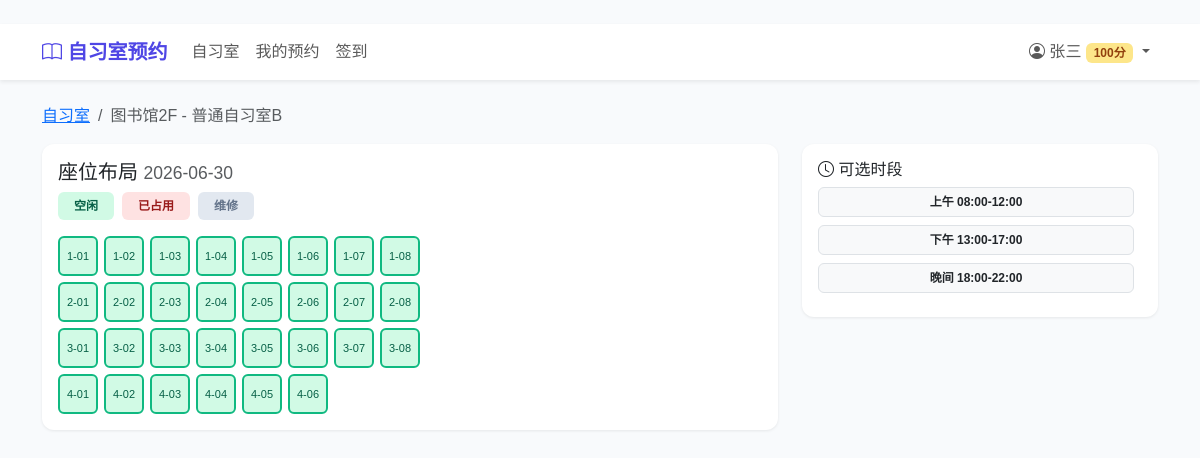
The app's page /rooms/2/ (signed in) with its own data.
### apps/users/models.py (models this page shows, shortened)
class User(AbstractUser):
    ROLE_CHOICES = (
        ("admin", "系统管理员"),
        ("front_desk", "前台管理员"),
        ("student", "学生用户"),
    )
    STATUS_CHOICES = (
        ("active", "正常"),
        ("frozen", "冻结"),
        ("banned", "黑名单"),
        ("deleted", "注销"),
    )
    student_id = models.CharField("学号/工号", max_length=30, unique=True, db_index=True)
    phone = models.CharField("手机号", max_length=20, blank=True, default="")
    college = models.CharField("学院", max_length=100, blank=True, default="")
    major = models.CharField("专业", max_length=100, blank=True, default="")
    grade = models.CharField("年级", max_length=20, blank=True, default="")
    role = models.CharField("角色", max_length=20, choices=ROLE_CHOICES, default="student")
    credit_score = models.IntegerField("信用积分", default=100, db_index=True)
    status = models.CharField("账户状态", max_length=20, choices=STATUS_CHOICES, default="active")
    avatar = models.ImageField("头像", upload_to="avatars/", blank=True)
    class Meta:
        db_table = "bs_user"
        verbose_name = "用户"
        verbose_name_plural = verbose_name
        ordering = ["-date_joined"]

### apps/rooms/models.py (models this page shows, shortened)
class Room(models.Model):
    TYPE_CHOICES = (
        ("silent", "静音区"),
        ("normal", "普通区"),
        ("discussion", "讨论区"),
        ("computer", "电脑区"),
    )
    STATUS_CHOICES = (
        ("open", "开放"),
        ("closed", "关闭"),
        ("maintenance", "维护中"),
    )
    name = models.CharField("自习室名称", max_length=100)
    building = models.CharField("所属建筑", max_length=100)
    floor = models.IntegerField("楼层")
    capacity = models.IntegerField("总座位数", default=0)
    room_type = models.CharField("区域类型", max_length=20, choices=TYPE_CHOICES, default="normal")
    status = models.CharField("状态", max_length=20, choices=STATUS_CHOICES, default="open")
    description = models.TextField("描述", blank=True, default="")
    image = models.ImageField("图片", upload_to="rooms/", blank=True)
    open_time = models.TimeField("每日开放时间", null=True, blank=True)
    close_time = models.TimeField("每日关闭时间", null=True, blank=True)
    created_at = models.DateTimeField("创建时间", auto_now_add=True)
    class Meta:
        db_table = "bs_room"
        verbose_name = "自习室"
        verbose_name_plural = verbose_name
        ordering = ["building", "floor", "name"]

class Seat(models.Model):
    TYPE_CHOICES = (
        ("normal", "普通座"),
        ("power", "带电源座"),
        ("booth", "卡座"),
        ("standing", "站立桌"),
    )
    STATUS_CHOICES = (
        ("available", "可用"),
        ("maintenance", "维修中"),
        ("reserved", "预留"),
    )
    room = models.ForeignKey(Room, on_delete=models.CASCADE, related_name="seats", verbose_name="所属自习室")
    seat_number = models.CharField("座位编号", max_length=20)
    row = models.IntegerField("网格行", default=0)
    col = models.IntegerField("网格列", default=0)
    seat_type = models.CharField("座位类型", max_length=20, choices=TYPE_CHOICES, default="normal")
    tags = models.JSONField("设施标签", default=list, blank=True)
    status = models.CharField("状态", max_length=20, choices=STATUS_CHOICES, default="available")
    created_at = models.DateTimeField("创建时间", auto_now_add=True)
    class Meta:
        db_table = "bs_seat"
        verbose_name = "座位"
        verbose_name_plural = verbose_name
        unique_together = [("room", "seat_number")]
        ordering = ["room", "row", "col"]

class TimeSlot(models.Model):
    room = models.ForeignKey(Room, on_delete=models.CASCADE, related_name="timeslots",
                             verbose_name="所属自习室", null=True, blank=True)
    name = models.CharField("时段名称", max_length=50)
    start_time = models.TimeField("开始时间")
    end_time = models.TimeField("结束时间")
    is_active = models.BooleanField("启用", default=True)
    class Meta:
        db_table = "bs_timeslot"
        verbose_name = "时段模板"
        verbose_name_plural = verbose_name
        ordering = ["start_time"]

### apps/rooms/views.py (the view)
# urls.py: path("<int:pk>/", views.room_detail_view, name="room_detail"),
@login_required
def room_detail_view(request, pk):
    room = get_object_or_404(Room, pk=pk)
    today = date.today()
    seats = room.seats.all().order_by("row", "col")
    reserved_seat_ids = set(
        Reservation.objects.filter(
            seat__room=room, date=today, status__in=["confirmed", "checked_in"]
        ).values_list("seat_id", flat=True)
    )
    max_row = max((s.row for s in seats), default=0) + 1
    max_col = max((s.col for s in seats), default=0) + 1
    grid = []
    for r in range(max_row):
        row_seats = []
        for c in range(max_col):
            seat = next((s for s in seats if s.row == r and s.col == c), None)
            row_seats.append(seat)
        grid.append(row_seats)
    timeslots = room.timeslots.filter(is_active=True)
    return render(request, "rooms/room_detail.html", {
        "room": room, "grid": grid, "timeslots": timeslots,
        "reserved_seat_ids": reserved_seat_ids, "today": today,
    })

### templates/rooms/room_detail.html (shortened to what this page needs)
﻿{% extends 'base.html' %}{% block title %}{{ room.name }} - 座位选择{% endblock %}
{% block content %}
<nav aria-label="breadcrumb"><ol class="breadcrumb"><li class="breadcrumb-item"><a href="{% url 'room_list' %}">自习室</a></li><li class="breadcrumb-item active">{{ room.building }}{{ room.floor }}F - {{ room.name }}</li></ol></nav>
<div class="row"><div class="col-lg-8">
<div class="card p-3"><h5>座位布局 <small class="text-muted">{{ today|date:'Y-m-d' }}</small></h5>
<div class="d-flex gap-2 mb-3"><span class="badge seat-available px-3 py-2">空闲</span><span class="badge seat-occupied px-3 py-2">已占用</span><span class="badge seat-maintenance px-3 py-2">维修</span></div>
<div style="overflow-x:auto"><div class="seat-grid" style="grid-template-columns: repeat({{ grid.0|length }}, 1fr);">
{% for row in grid %}{% for seat in row %}
  {% if seat %}
    <div class="seat-cell {% if seat.id in reserved_seat_ids %}seat-occupied{% elif seat.status == 'maintenance' %}seat-maintenance{% else %}seat-available{% endif %}"
         {% if seat.status == 'available' and seat.id not in reserved_seat_ids %}data-bs-toggle="modal" data-bs-target="#bookModal{{ seat.id }}" style="cursor:pointer"{% endif %}
         title="{{ seat.seat_number }} ({{ seat.get_seat_type_display }})">
      {{ seat.seat_number }}
    </div>
  {% else %}<div class="seat-cell seat-empty"></div>{% endif %}
{% endfor %}{% endfor %}</div></div>
</div></div>
<div class="col-lg-4"><div class="card p-3">
<h6><i class="bi bi-clock"></i> 可选时段</h6>
{% for ts in timeslots %}
<span class="badge bg-light text-dark border me-2 mb-2 px-3 py-2">{{ ts.name }} {{ ts.start_time|time:'H:i' }}-{{ ts.end_time|time:'H:i' }}</span>
{% endfor %}</div></div></div>
{% endblock %}

### templates/base.html (shortened to what this page needs)
﻿{% load static %}<!DOCTYPE html>
<html lang="zh-CN">
<head>
    <link href="https://cdn.jsdelivr.net/npm/bootstrap@5.3.3/dist/css/bootstrap.min.css" rel="stylesheet">
    <link href="https://cdn.jsdelivr.net/npm/bootstrap-icons@1.11.3/font/bootstrap-icons.css" rel="stylesheet">
</head>
<body>
<nav class="navbar navbar-expand-lg navbar-light bg-white shadow-sm sticky-top">
  <div class="container">
    <a class="navbar-brand" href="/"><i class="bi bi-book"></i> 自习室预约</a>
    <div class="collapse navbar-collapse" id="navbarNav">
      <ul class="navbar-nav me-auto">
        <li class="nav-item"><a class="nav-link" href="{% url 'room_list' %}">自习室</a></li>
        {% if user.is_authenticated %}
        <li class="nav-item"><a class="nav-link" href="{% url 'my_reservations' %}">我的预约</a></li>
        <li class="nav-item"><a class="nav-link" href="{% url 'checkin_qr' %}">签到</a></li>
        {% endif %}
      </ul>
      <ul class="navbar-nav">
        {% if user.is_authenticated %}
        <li class="nav-item dropdown">
          <a class="nav-link dropdown-toggle" href="#" data-bs-toggle="dropdown">
            <i class="bi bi-person-circle"></i> {{ user.last_name }}{{ user.first_name }}
            <span class="badge
              {% if user.credit_score >= 120 %}badge-diamond
              {% elif user.credit_score >= 100 %}badge-gold
              {% elif user.credit_score >= 60 %}badge-normal
              {% elif user.credit_score >= 30 %}badge-restricted
              {% else %}badge-frozen{% endif %}">{{ user.credit_score }}分</span>
          </a>
        </li>
        {% else %}
        <li class="nav-item"><a class="nav-link" href="{% url 'login' %}">登录</a></li>
        <li class="nav-item"><a class="btn btn-primary btn-sm ms-2 mt-1" href="{% url 'register' %}">注册</a></li>
        {% endif %}
      </ul>
    </div>
  </div>
</nav>
<main class="container mt-4">{% block content %}{% endblock %}</main>
</body>
</html>

### templates/base.html (style rules this page uses)
:root { --primary: #4f46e5; --success: #10b981; --warning: #f59e0b; --danger: #ef4444; --bg: #f8fafc; }
body { background: var(--bg); font-family: "PingFang SC","Microsoft YaHei",sans-serif; }
.navbar-brand { font-weight: 700; color: var(--primary) !important; }
.card { border: none; border-radius: 12px; box-shadow: 0 1px 3px rgba(0,0,0,.08); }
.seat-grid { display: inline-grid; gap: 6px; }
.seat-cell { width: 40px; height: 40px; border-radius: 6px; display: flex; align-items: center; justify-content: center; font-size: 11px; cursor: pointer; border: 2px solid transparent; }
.seat-available { background: #d1fae5; border-color: #10b981; color: #065f46; }
.seat-occupied { background: #fee2e2; border-color: #ef4444; color: #991b1b; }
.seat-maintenance { background: #e2e8f0; border-color: #94a3b8; color: #64748b; }
.seat-empty { background: transparent; }
.badge-gold { background:#fde68a;color:#92400e }

### records on screen
User: last_name "张", first_name "三", credit_score "100"
Room: building "图书馆", floor "2", name "普通自习室B"
Seat: seat_number "1-01"
Seat: seat_number "1-02"
Seat: seat_number "1-03"
Seat: seat_number "1-04"
Seat: seat_number "1-05"
Seat: seat_number "1-06"
Seat: seat_number "1-07"
Seat: seat_number "1-08"
Seat: seat_number "2-01"
Seat: seat_number "2-02"
Seat: seat_number "2-03"
Seat: seat_number "2-04"
Seat: seat_number "2-05"
Seat: seat_number "2-06"
Seat: seat_number "2-07"
Seat: seat_number "2-08"
Seat: seat_number "3-01"
Seat: seat_number "3-02"
Seat: seat_number "3-03"
Seat: seat_number "3-04"
Seat: seat_number "3-05"
Seat: seat_number "3-06"
Seat: seat_number "3-07"
Seat: seat_number "3-08"
Seat: seat_number "4-01"
Seat: seat_number "4-02"
Seat: seat_number "4-03"
Seat: seat_number "4-04"
Seat: seat_number "4-05"
Seat: seat_number "4-06"
TimeSlot: name "上午", start_time "08:00", end_time "12:00"
TimeSlot: name "下午", start_time "13:00", end_time "17:00"
TimeSlot: name "晚间", start_time "18:00", end_time "22:00"
